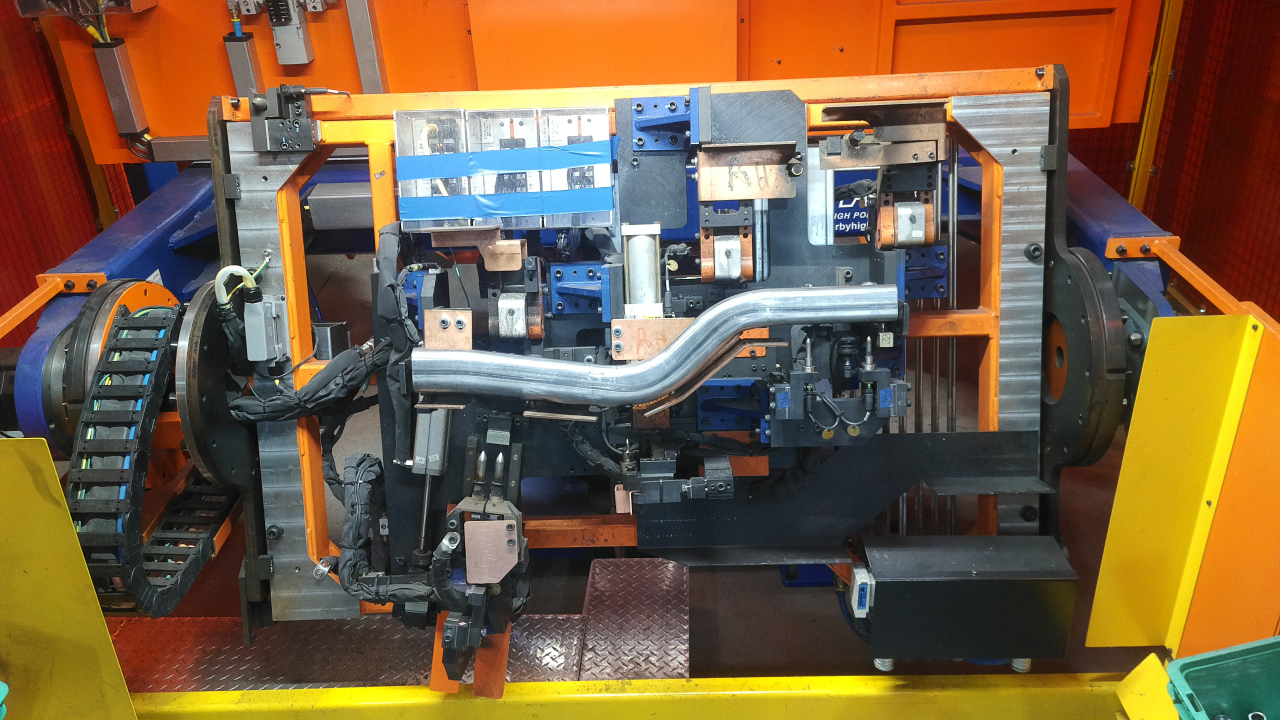
#> input picture AutoMask/mask_pics/STANDARD4.jpg, 3840 x 2160 px, found by its file name (shown at 1/3 size)
$ python morph.py   (older library calls are emulated)
#> lines starting #> are read from the running program, lines starting #| are printed output that depends on the picture; after the words box and inside, x2 and y2 are one past the last pixel; in counts of white or black regions, pixels touching at a corner belong together
import cv2
import numpy as np


array = ['AutoMask\mask_pics\\STANDARD4.jpg', 'AutoMask\mask_pics\\NONE4.jpg']
imgArray = []
# Load the image
for i in range(len(array)):
    img = cv2.imread(array[i])
#> img is the input picture: shape (2160, 3840, 3); mean B, G, R 67.2, 95.7, 120.3
    cv2.imshow("hi", img)
    cv2.waitKey(0)

    # Preprocess the image
    gray = cv2.cvtColor(img, cv2.COLOR_BGR2GRAY)
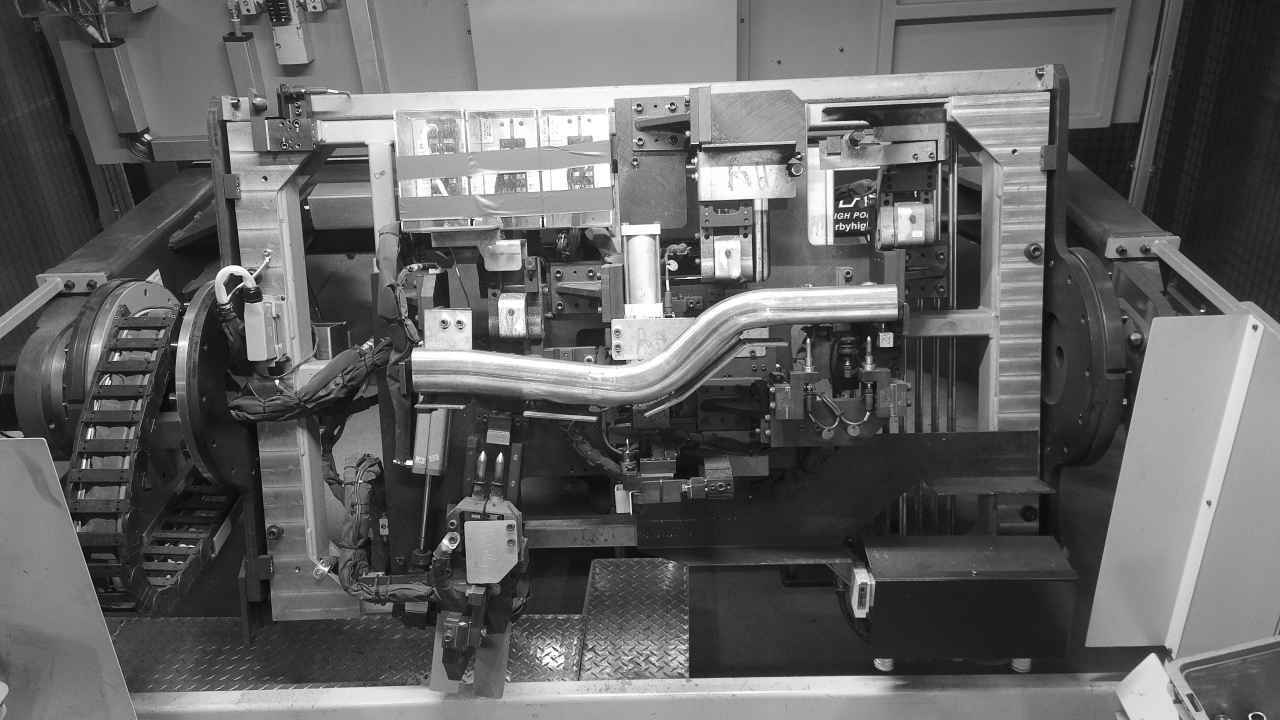
#> gray: shape (2160, 3840) (shown at 1/3 size); min 0, max 255, mean 99.8
    blur = cv2.GaussianBlur(gray, (3, 3), 0)

    # Calculate the gradient magnitude
    sobelx = cv2.Sobel(blur, cv2.CV_64F, 1, 0, ksize=3)
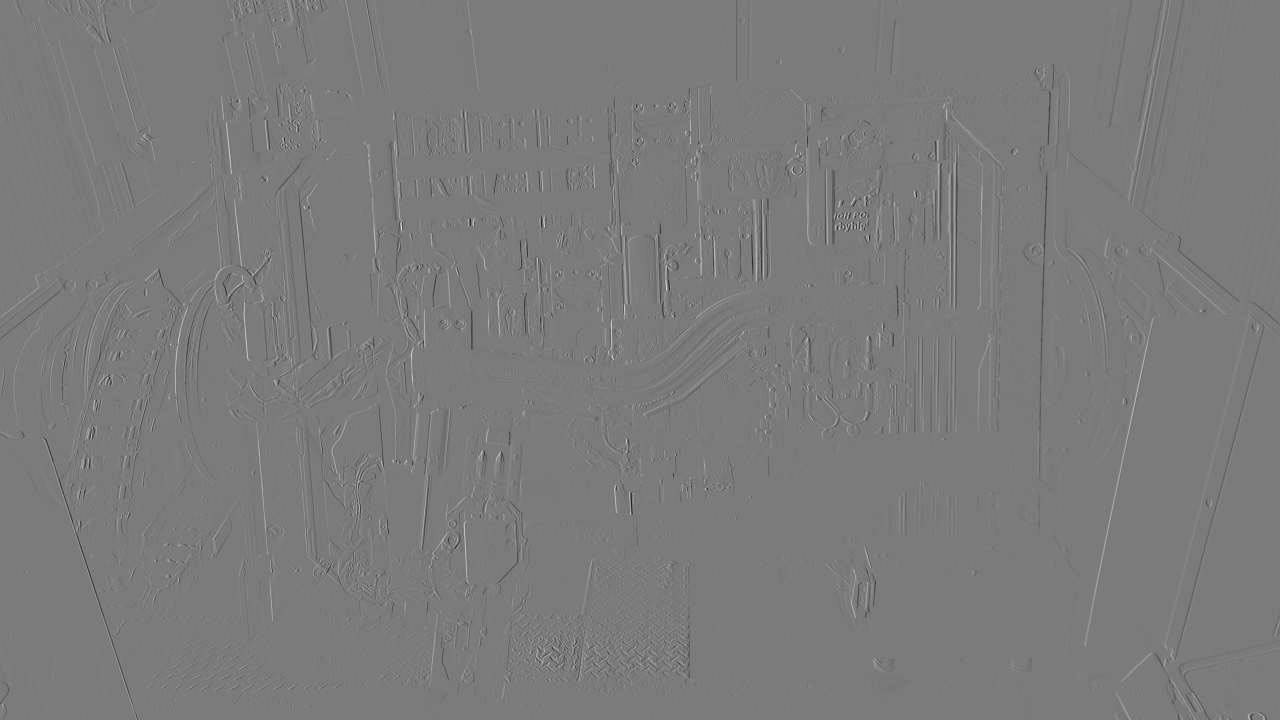
#> sobelx: shape (2160, 3840) float64 (shown at 1/3 size); min -699, max 746, mean 0; drawn with min black and max white
    sobely = cv2.Sobel(blur, cv2.CV_64F, 0, 1, ksize=3)
    magnitude = np.sqrt(sobelx ** 2 + sobely ** 2)

    # Define the initial contour
    magnitude = cv2.convertScaleAbs(magnitude)
    threshold = cv2.threshold(magnitude, 0, 255, cv2.THRESH_BINARY + cv2.THRESH_OTSU)
    initial_contour = threshold[1]
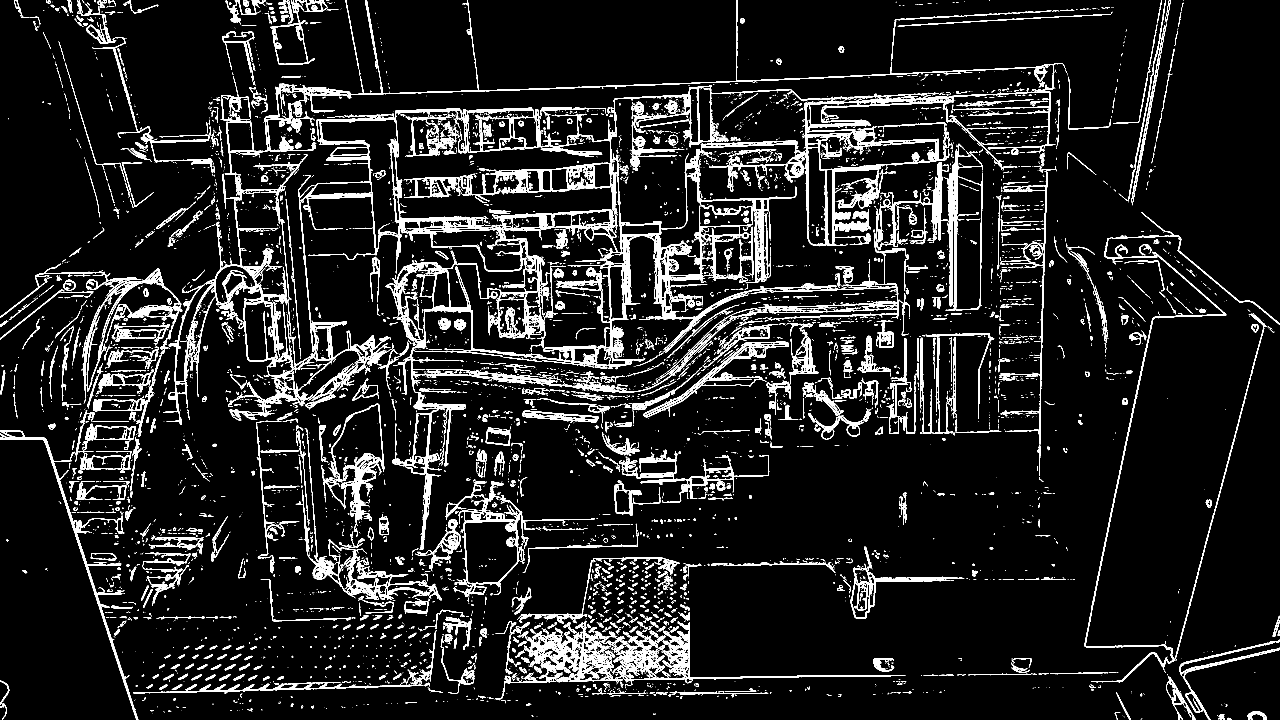
#> initial_contour: shape (2160, 3840) (shown at 1/3 size); 8.5% white; 8903 white regions (6707 under 20 px), largest, box (x1, y1, x2, y2) and area: (895, 255, 2682, 1400) 134527, (2407, 274, 3166, 738) 27382, (1706, 1865, 2717, 2057) 20393

    # Define the morphological operations
    kernel = cv2.getStructuringElement(cv2.MORPH_ELLIPSE, (3, 3))
    closing = cv2.morphologyEx(initial_contour, cv2.MORPH_CLOSE, kernel)
#> closing: shape (2160, 3840); 9.6% white; 5642 white regions (4013 under 20 px), largest, box (x1, y1, x2, y2) and area: (489, 0, 3196, 1650) 310940, (1485, 1862, 2717, 2098) 40530, (3254, 637, 3840, 2047) 15412
    dilation = cv2.dilate(closing, kernel, iterations=3)
#> dilation: shape (2160, 3840); 23.4% white; 1564 white regions, largest, box (x1, y1, x2, y2) and area: (0, 0, 3338, 2160) 1212230, (1426, 1669, 2720, 2113) 115663, (3251, 634, 3840, 2050) 44738

    # Repeat the morphological operations and gradient vector flow until the contour converges
    while True:
        # Apply the morphological operations
        closing = cv2.morphologyEx(dilation, cv2.MORPH_CLOSE, kernel)
        dilation = cv2.dilate(closing, kernel, iterations=3)

        # Calculate the gradient vector flow
        # ...
        break
#> this loop made 1 pass
#> pass 1, `dilation = cv2.dilate(closing, kernel, iterations=3)`:
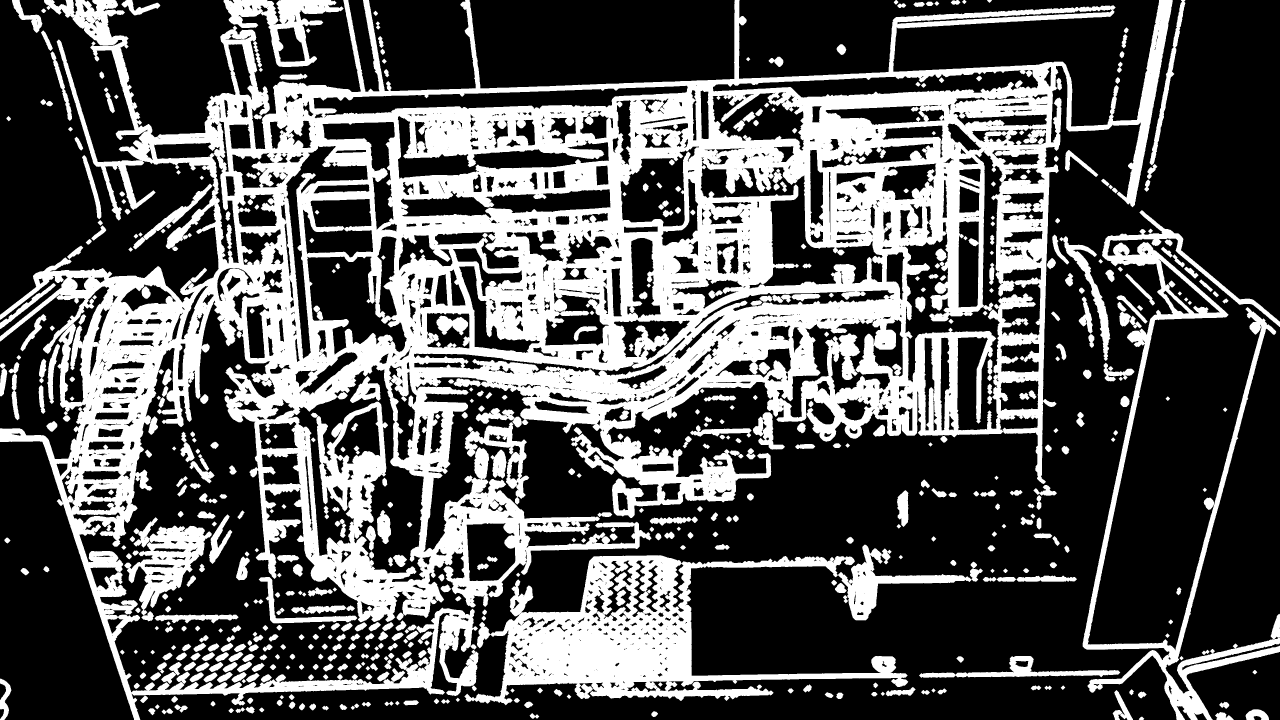
#> dilation: shape (2160, 3840) (shown at 1/3 size); 33.8% white; 617 white regions, largest, box (x1, y1, x2, y2) and area: (0, 0, 3518, 2160) 2128470, (1393, 1634, 2949, 2116) 221767, (3248, 631, 3840, 2160) 99852

        # Check if the contour has converged
        # ...
    imgArray.append(dilation)
#> pass 2 of the loop `for i in range(len(array)):`:
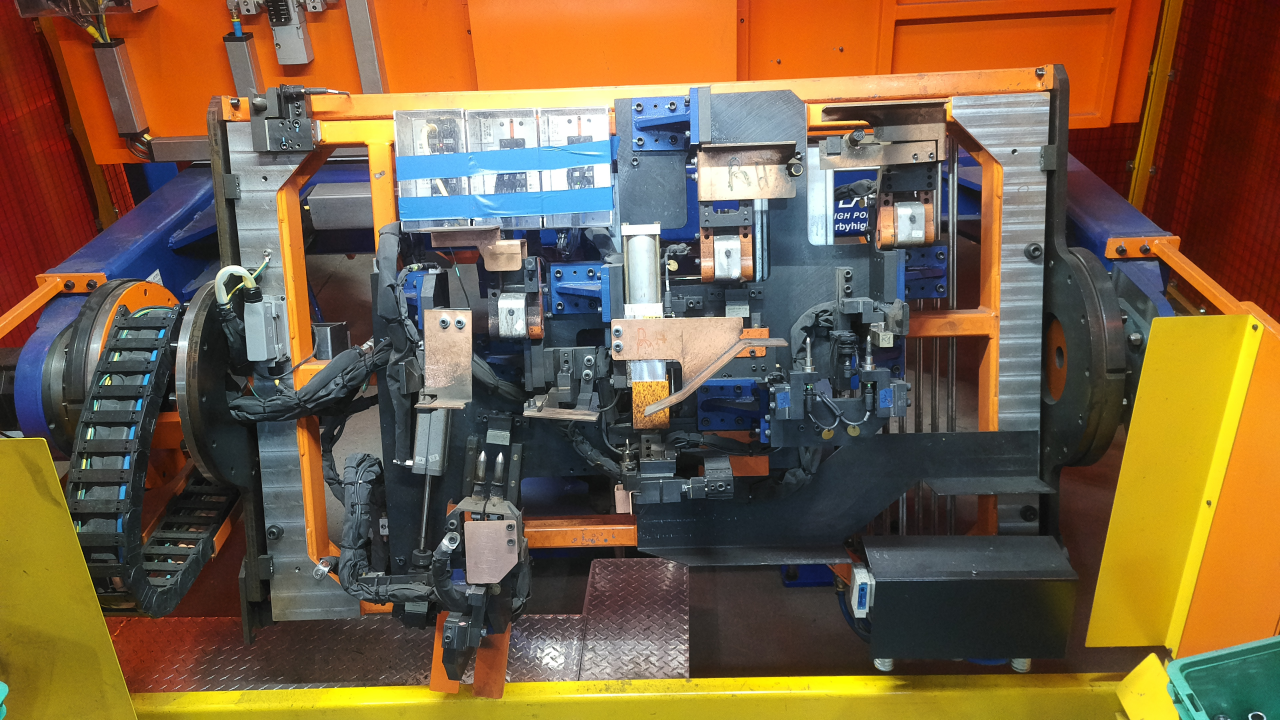
#> input picture AutoMask/mask_pics/NONE4.jpg, 3840 x 2160 px, found by its file name (shown at 1/3 size)
#> img is the input picture: shape (2160, 3840, 3); mean B, G, R 67.9, 96.2, 119.6
#> `initial_contour = threshold[1]`:
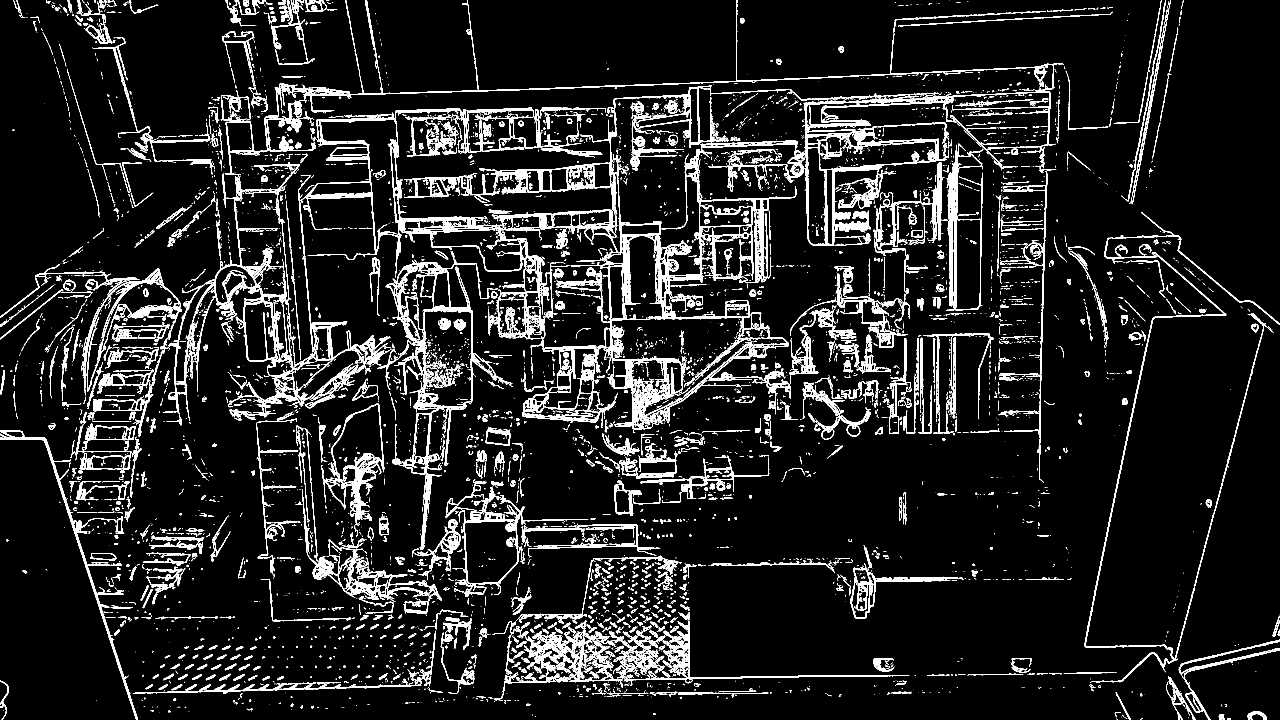
#> initial_contour: shape (2160, 3840) (shown at 1/3 size); 8.6% white; 8916 white regions (6732 under 20 px), largest, box (x1, y1, x2, y2) and area: (488, 0, 3191, 1288) 192273, (1157, 753, 1494, 1397) 17575, (3253, 756, 3822, 2048) 11932
#> the loop `while True:` made 1 pass
#> pass 1, `dilation = cv2.dilate(closing, kernel, iterations=3)`:
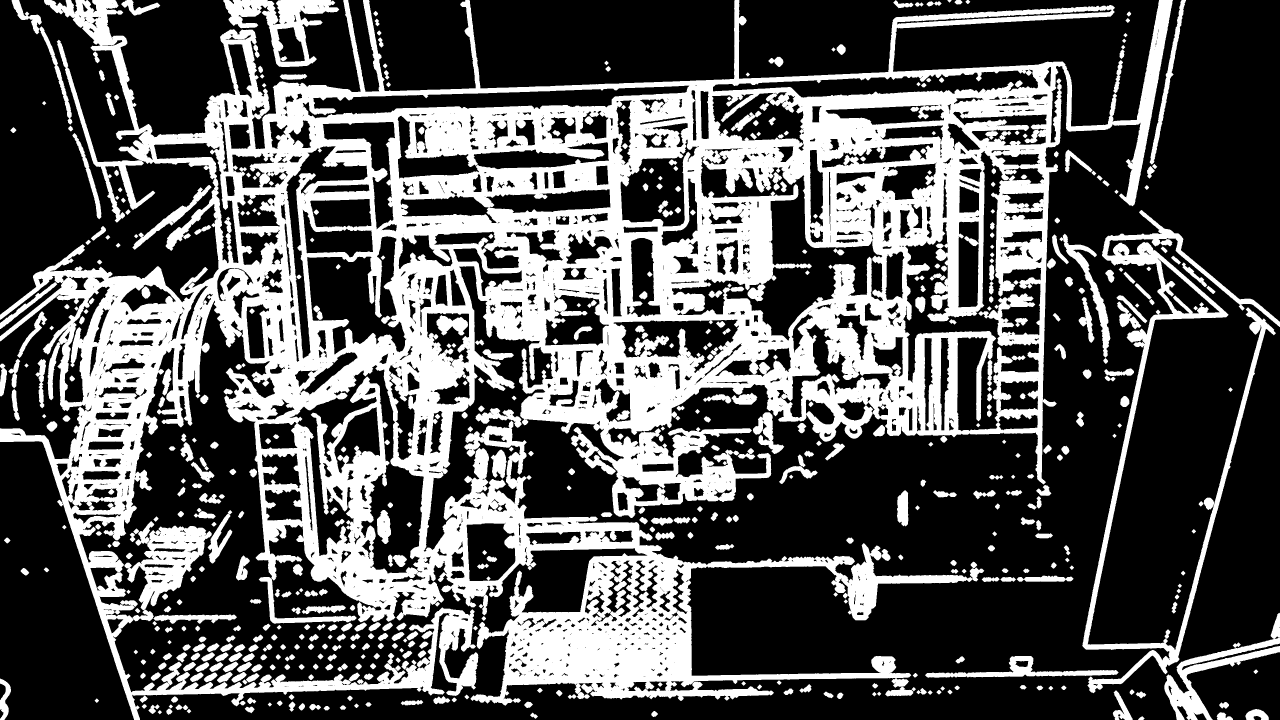
#> dilation: shape (2160, 3840) (shown at 1/3 size); 33.8% white; 596 white regions, largest, box (x1, y1, x2, y2) and area: (0, 0, 3519, 2160) 2397168, (3247, 630, 3840, 2080) 78184, (670, 0, 1018, 201) 25757

# Display the final segmentation result

result = cv2.subtract(imgArray[0],imgArray[1])
#> result: shape (2160, 3840); 2.4% white; 12124 white regions (10740 under 20 px), largest, box (x1, y1, x2, y2) and area: (2255, 905, 2439, 982) 7536, (2058, 959, 2217, 1076) 6346, (2286, 845, 2507, 883) 5680
cv2.imshow('Result', cv2.resize(result,(0,0), fx = 0.2, fy = 0.2))
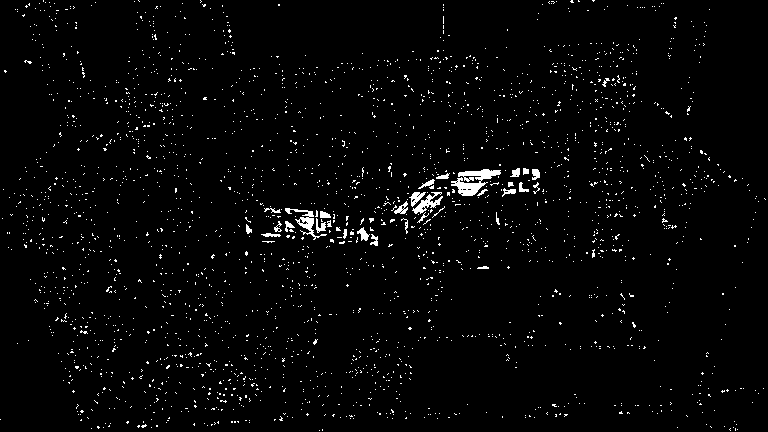
#> window 'Result': shape (432, 768); 2.4% white in thin lines or dots
cv2.waitKey(0)
cv2.destroyAllWindows()
